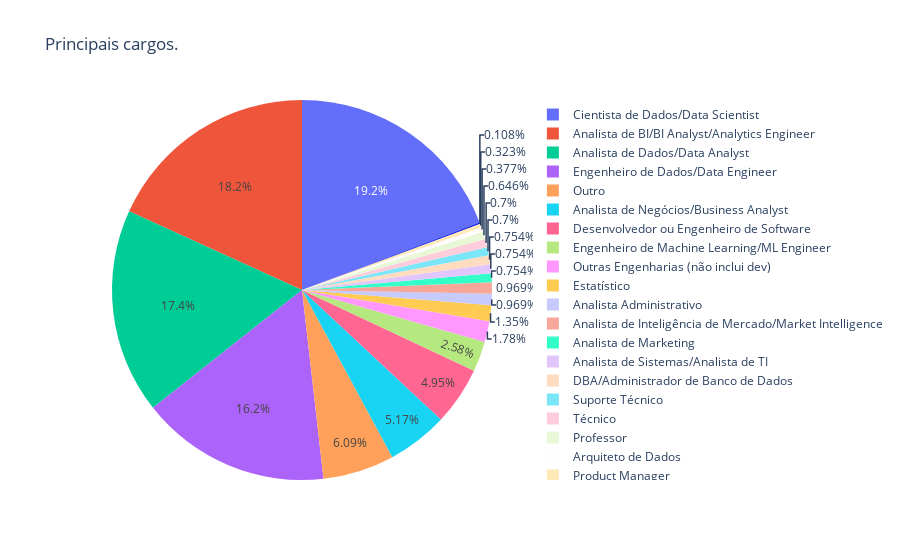

Here is the notebook cell this chart was saved with:
### Code cell
tmp = df_2.groupby(["('P2_f ', 'Cargo Atual')"])["('P2_f ', 'Cargo Atual')"].count().reset_index(name='count')

fig = px.pie(tmp, values='count', names="('P2_f ', 'Cargo Atual')", title='Principais cargos.')
fig.show()

### Figure 1 — Plotly figure (JSON) as saved in the notebook; plotly's stock layout.template omitted (floating-point values rounded to 4 significant figures)
{"data": [{"domain": {"x": [0, 1], "y": [0, 1]}, "hovertemplate": "('P2_f ', 'Cargo Atual')=%{label}<br>count=%{value}<extra></extra>", "labels": ["Analista Administrativo", "Analista de BI/BI Analyst/Analytics Engineer", "Analista de Dados/Data Analyst", "Analista de Inteligência de Mercado/Market Intelligence", "Analista de Marketing", "Analista de Negócios/Business Analyst", "Analista de Sistemas/Analista de TI", "Arquiteto de Dados", "Arquiteto de dados", "Cientista de Dados/Data Scientist", "DBA/Administrador de Banco de Dados", "Desenvolvedor ou Engenheiro de Software", "Engenheiro de Dados/Data Engineer", "Engenheiro de Machine Learning/ML Engineer", "Estatístico", "Outras Engenharias (não inclui dev)", "Outro", "Product Manager", "Professor", "Suporte Técnico", "Técnico"], "legendgroup": "", "name": "", "showlegend": true, "type": "pie", "values": [18, 338, 324, 18, 14, 96, 14, 7, 2, 357, 14, 92, 300, 48, 25, 33, 113, 6, 12, 13, 13]}], "layout": {"legend": {"tracegroupgap": 0}, "title": {"text": "Principais cargos."}}}
